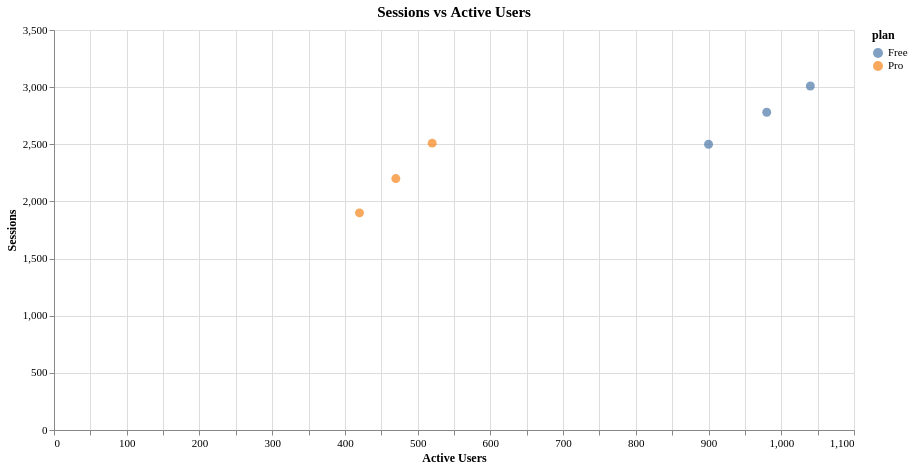

Express this chart as Vega-Lite.
### Vega-Lite specification from a JSON file in a GitHub repository (floating-point values rounded to 4 significant figures)
{"config": {"view": {"continuousWidth": 300, "continuousHeight": 300, "stroke": "#d9e2ec"}, "axis": {"labelAngle": 0, "labelFontSize": 11, "titleFontSize": 12, "titleFontWeight": 600, "labelFont": "Hanken Grotesk", "titleFont": "Hanken Grotesk"}, "legend": {"labelFontSize": 11, "titleFontSize": 12, "titleFontWeight": 600, "labelFont": "Hanken Grotesk", "titleFont": "Hanken Grotesk"}, "title": {"fontSize": 15, "fontWeight": 600, "subtitleFontSize": 12, "subtitleFontWeight": 400, "font": "Hanken Grotesk", "subtitleFont": "Hanken Grotesk"}}, "data": {"name": "data-c143469075a877742b2944390d04d1a0"}, "mark": {"type": "circle", "size": 80}, "encoding": {"color": {"field": "plan", "type": "nominal"}, "tooltip": [{"field": "active_users", "type": "quantitative"}, {"field": "sessions", "type": "quantitative"}, {"field": "plan", "type": "nominal"}], "x": {"axis": {"labelAngle": 0}, "field": "active_users", "title": "Active Users", "type": "quantitative"}, "y": {"field": "sessions", "title": "Sessions", "type": "quantitative"}}, "height": 400, "params": [{"name": "param_1e9efca18e7a2868", "select": {"type": "interval", "encodings": ["x", "y"]}, "bind": "scales"}], "title": "Sessions vs Active Users", "width": 800, "$schema": "https://vega.github.io/schema/vega-lite/v6.4.1.json", "datasets": {"data-c143469075a877742b2944390d04d1a0": [{"active_users": 420.0, "sessions": 1900.0, "plan": "Pro"}, {"active_users": 520.0, "sessions": 2510.0, "plan": "Pro"}, {"active_users": 900.0, "sessions": 2500.0, "plan": "Free"}, {"active_users": 1040.0, "sessions": 3010.0, "plan": "Free"}, {"active_users": 470.0, "sessions": 2200.0, "plan": "Pro"}, {"active_users": 980.0, "sessions": 2780.0, "plan": "Free"}]}}
